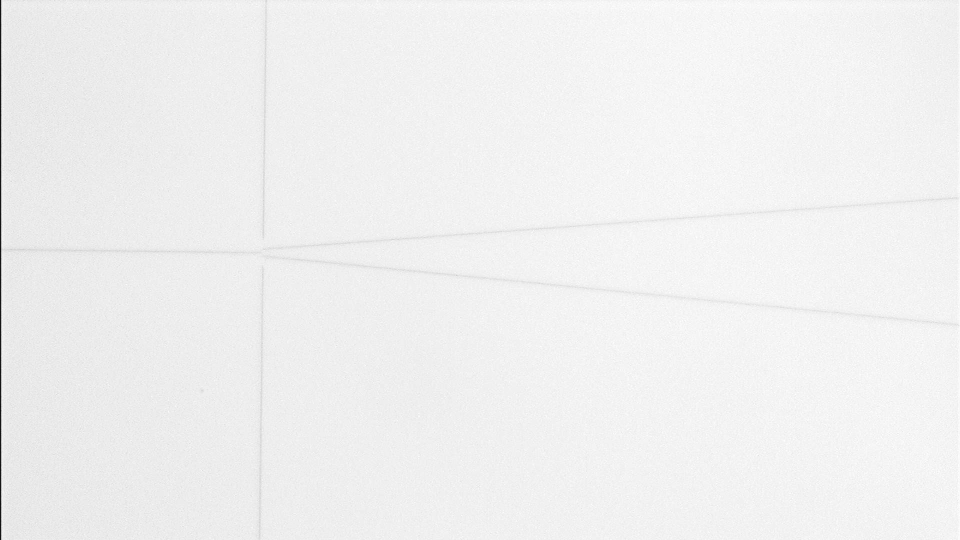
#> input picture data/opencv_frame_5.png, 1920 x 1080 px (shown at 1/2 size); the run also reads 1 picture not shown here
$ python TEST.py
#> lines starting #> are read from the running program, lines starting #| are printed output that depends on the picture; after the words box and inside, x2 and y2 are one past the last pixel; in counts of white or black regions, pixels touching at a corner belong together
### fit.py
import cv2.cv2 as cv
import numpy as np
import scipy as sp
import matplotlib.pyplot as plt
from scipy.optimize import curve_fit
from astropy.modeling import models, fitting
import time
from imageprocess import *
from collections import deque

# 解决中文显示问题
plt.rcParams['font.sans-serif'] = ['SimHei']
plt.rcParams['axes.unicode_minus'] = False
POINT = 25
# img0 = cv.imread('data/final_new_5m5_1.png', 0)
img0 = cv.imread('data/opencv_frame_5.png', 0)
#> img0 is the input picture: shape (1080, 1920); min 0, max 255, mean 239.7
img0 = img0[0:480, 1:640]
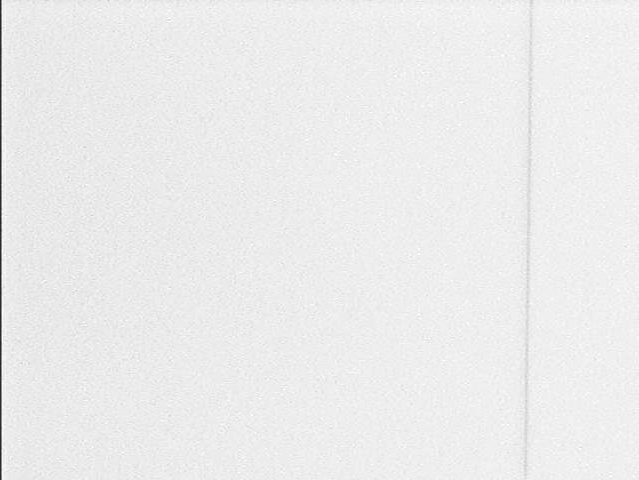
#> img0: shape (480, 639); min 31, max 255, mean 235.9
# cv.imshow("OORR", img0)

a = img0[0]
#> a = 639 values, max 248 at index 342, min 38 at index 0, mean 232.4
b = img0[:, 0]
#> b = 480 values, max 54 at index 337, min 31 at index 230, mean 41.88
v = np.argmin(a)  # v = 311
#> v = 0
v0 = np.argmin(b)  # v0 = 279
#> v0 = 230
imgT = np.transpose(img0)
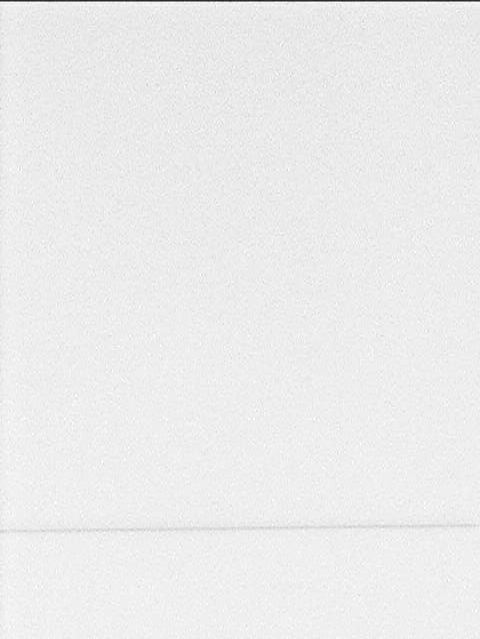
#> imgT: shape (639, 480); min 31, max 255, mean 235.9
# cv.imshow("transpose", imgT)
num1 = deque()
num2 = deque()

T1 = 40
T2 = 40


# [196 lines left out: functions fit_gaosi, fit_gaosi2, fit_arctan, fit_arctan2, fit_poly, fit_poly2, not called in this run]


def fit_line(src, space):
    # xl = np.linspace(0, 99, point)
    xl = space
    yl = src
    poptl, pcovl = curve_fit(line_fit, xl, yl)
    return poptl[0], poptl[1], poptl


# [220 lines left out: functions gray_weight_new, gray_weight_wide, gray_weight_wide2, gray_weight, gray_weight2, gray_weight_wide_inter and 4 more, not called in this run]


sum1 = 0
sum2 = 0
sum3 = 0
# [77 lines of commented-out code are left out]

### erode_demo.py
import cv2.cv2 as cv
import numpy as np
import math
from skimage import morphology, draw
import matplotlib.pyplot as plt


def read_img_from_path(img_path):
    original = cv.imread(img_path, 0)
    img = original[0:1080, 3:1919]
    frame = cv.medianBlur(img, 3)
    frame = cv.GaussianBlur(frame, (3, 3), 0)
    frame = cv.bitwise_not(src=frame)
    return frame


# retval, threshold_img = cv.threshold(frame, 45, 255, cv.THRESH_BINARY+cv.THRESH_OTSU)


def stretch_gray(frame, index=2):
    e_img = np.zeros((frame.shape[0], frame.shape[1], 1), dtype=np.uint16)
    for i in range(e_img.shape[0]):
        for j in range(e_img.shape[1]):
            e_img[i, j] = math.pow(frame[i, j], index)
    cv.normalize(e_img, e_img, 0, 255, cv.NORM_MINMAX)
    gamma_img1 = cv.convertScaleAbs(e_img)
    # plt.hist(gamma_img1.ravel(), 256, [0, 256])
    # plt.title("Gray Value Hist1")
    # plt.show()
    return gamma_img1


# retval, threshold_img = cv.threshold(gamma_img1, 35, 255, cv.THRESH_BINARY)


def edge_by_dilated(threshold_frame):
    kernel = cv.getStructuringElement(cv.MORPH_RECT, (3, 3))
    # eroded = cv.erode(threshold_img, kernel)
    dilated = cv.dilate(threshold_frame, kernel)

    # res = cv.subtract(threshold_img, eroded)
    absdiff_img = cv.absdiff(dilated, threshold_frame)
    return absdiff_img


def find_mid_line(threshold_image, p0, p1, p2, p3):
    threshold_image[threshold_image == 255] = 1
    skeleton0 = morphology.skeletonize(threshold_image)
    skeleton = skeleton0.astype(np.uint8) * 255
    h1 = []
    h2 = []
    sum1 = 0
    sum2 = 0
    # h = skeleton.shape[0]
    # w = skeleton.shape[1]
    for i in range(p0, p1):
        for j in range(p2, p3):
            sum1 = sum1 + skeleton[j, i]
        h1.append(sum1)
        sum1 = 0
    # [5 lines of commented-out code are left out]
    for i in range(p2, p3):
        for j in range(p0, p1):
            sum2 = sum2 + skeleton[i, j]
        h2.append(sum2)
        sum2 = 0
    # [5 lines of commented-out code are left out]
    i1 = h1.index(max(h1)) + 300
    i2 = h2.index(max(h2)) + 40
    return i1, i2


# retval, threshold_img = cv.threshold(absdiff_img, 45, 255, cv.THRESH_BINARY)
# retval, threshold_img = cv.threshold(res, 40, 255, cv.THRESH_BINARY)
# [52 lines left out: function find_end_point, not called in this run]
                # [4 lines of commented-out code are left out]


# [15 lines that do not run on import are left out]

### testfile/edgetest.py
import numpy as np
import cv2 as cv
import matplotlib.pyplot as plt

# 1.读入图片
# img = cv.imread('../opencv_frame_4_7.png', 0)
# img = img[0:1080, 3:1919]
# # cv.imshow("0", img)
# img = cv.medianBlur(img, 3)
# # cv.imshow("i", img)
#
# # gray_img = cv.cvtColor(img, cv.COLOR_BGR2GRAY)
# frame = cv.bitwise_not(src=img)
# # cv.imshow("gray", gray_img)
#
# # 2.canny边缘检测
# canny = cv.Canny(frame, 50, 110)
# cv.imshow("canny", canny)


def find_zone(edge, h_x, v_y):
    h1 = []
    h2 = []
    sum1 = 0
    sum2 = 0
    h = edge.shape[0]
    w = edge.shape[1]
    for i in range(0, w):
        for j in range(0, h):
            sum1 = sum1 + edge[j, i]
        h1.append(sum1)
        sum1 = 0
    # hang
    for i in range(0, h):
        for j in range(0, w):
            sum2 = sum2 + edge[i, j]
        h2.append(sum2)
        sum2 = 0
    # print(h1)
    i1 = h1.index(max(h1[0: h_x]))
    i1s = h1.index(max(h1[h_x: w]))

    i2 = h2.index(max(h2[0: v_y]))
    i2s = h2.index(max(h2[v_y: h]))

    print(i1, i1s, i2, i2s)
    # [16 lines of commented-out code are left out]
    length1 = int(round((abs(i1s - i1) + 1)/2, 0))
    length2 = int(round((abs(i2s - i2) + 1)/2, 0))
    print(length2)
    start1 = min(i1, i1s) - 1*length1
    end1 = max(i1, i1s) + 1*length1
    start2 = min(i2, i2s) - 1*length2
    end2 = max(i2, i2s) + 1*length2
    print(start1, end1, start2, end2)
    return start1, end1, start2, end2


# a, b, c, d = find_zone(canny)
# print(a, b, c, d)


def find_t(f, start, end, index):
    frame0 = f[0:300, start:end+1]
    plt.figure()
    plt.hist(frame0.flatten(), bins=256)
    plt.xlim(0, 256)
    plt.xlabel("gray value")
    plt.ylabel("number of pixels")
    plt.title("Gray Value Hist")
    plt.text(200, 175, "index = "+str(index))
    plt.show()
    # [8 lines of commented-out code are left out]

global res


def gray_weight_latest(image, i, start, end):
    # [7 lines of commented-out code are left out]
    src = image[i][start: end]
    # [4 lines of commented-out code are left out]
    weight = 0
    t = 0
    for k in range(0, len(src)):
        weight = weight + k * src[k]**2
        t = t + src[k]**2
        if t == 0:
            # print("t==0")
            continue
    try:
        res = start + weight / t
    except ZeroDivisionError:
        print("error: ZeroDivisionError t==0")
    # print("灰度重心法，第" + str(i) + "次： " + str(res))
    return res


# [9 lines left out: function prewitt, not called in this run]

# [7 lines of commented-out code are left out]

### testfile/ite_weight_fit.py
import numpy as np
from numpy.linalg import *
import matplotlib.pyplot as plt
from sklearn.metrics import mean_squared_error


def iter_weight_fit(x_ls, y_ls, vweights):
    # weight = 1
    x1 = 0
    x2 = 0
    x3 = 0
    y1 = 0
    y2 = 0
    for i in range(0, len(x_ls)):
        weight = vweights[i]
        x = x_ls[i]
        y = y_ls[i]
        x1 = x1 + weight * x ** 2
        x2 = x2 + weight * x
        x3 = x3 + weight
        y1 = y1 + weight * x * y
        y2 = y2 + weight * y
    G = np.zeros((2, 2))
    G[0, 0] = x1
    G[0, 1] = x2
    G[1, 0] = x2
    G[1, 1] = x3
    l = np.zeros((2, 1))
    l[0, 0] = y1
    l[1, 0] = y2
    # [4 lines of commented-out code are left out]
    res = solve(G, l)
    k = res[0, 0]
    b = res[1, 0]
    return k, b


def ite_fit(x_num, y_num, max_ite):
    vWeights = [1 for _ in range(len(x_num))]
    k, b = iter_weight_fit(x_num, y_num, vWeights)
    predict00 = []
    for i in range(0, len(x_num)):
        predict00.append(k * x_num[i] + b)
    print("ko, bo ", k, b)
    mse0 = mean_squared_error(y_num, predict00)
    print("mse weight = 1: ", mse0)
    # plt.plot(x_num, y_num, 'o')
    # plt.plot(x_num, predict00, color='green')
    # plt.show()
    for ite in range(0, max_ite):
        dist = []
        for i in range(0, len(x_num)):
            dist.append(abs(k * x_num[i] + b - y_num[i]))
        vi_copy = dist.copy()
        vi_copy.sort()
        sigma = vi_copy[int(len(vi_copy) / 2)] / 0.675
        sigma = sigma * 1
        vWeights.clear()
        for j in range(0, len(dist)):
            if dist[j] <= sigma:
                rate = dist[j] / sigma
                weight = pow(1 - rate ** 2, 2)
            else:
                weight = 0
            vWeights.append(weight)
        k, b = iter_weight_fit(x_num, y_num, vWeights)
        print("k ,b", k, b)
        predict001 = []
        for i in range(0, len(x_num)):
            predict001.append(k * x_num[i] + b)
        mse1 = mean_squared_error(y_num, predict001)
        print("mse, ite = ", ite + 1, ": ", mse1)
        # plt.plot(x_num, y_num, 'o')
    #     plt.plot(x_num, predict001)
    # plt.show()
    res_k = k
    res_b = b
    return k, b


# [6 lines that do not run on import are left out]

### imageprocess.py
import cv2.cv2 as cv
import numpy as np
import scipy as sp
import matplotlib.pyplot as plt
from scipy.optimize import curve_fit
from astropy.modeling import models, fitting

# 解决中文显示问题
plt.rcParams['font.sans-serif'] = ['SimHei']
plt.rcParams['axes.unicode_minus'] = False
POINT = 25


# guss fit
def guss_fit(x, a, sigma, miu):
    return a * np.exp(-((x - miu) ** 2) / (2 * sigma ** 2))


# arctanx fit ｙ＝Ａａｒｃｔａｎ（ωｘ＋φ）＋ｍ
# [14 lines left out: functions arctanx_fit, poly_fit, not called in this run]


# 2 poly fit
# f(x) = a*x**2+b*x+c
def poly_fit_2(x, a, b, c):
    # x = - b/(2*a)
    return a * x**2 + b*x + c


# tanh(x) fit
# f(x) = A*tanh(w*x+f)+l
# [5 lines left out: function tanh, not called in this run]


# cosh(x) fit
#  f(x) = A*cosh(w*x+f) + m
def cosh_fit(x, a, w, f, m):
    # x = -w/f
    return a * np.cosh(w * x + f) + m


# sigmoid fit
# f(x) = a/(1+exp(-(x-b)/c)) + d
# [4 lines left out: function sigmoid, not called in this run]


# line fit
# f(x) = a * x + b
def line_fit(x, a, b):

    return a * x + b

### TEST.py
import math
from collections import deque

import cv2.cv2 as cv
import matplotlib.pyplot as plt
import numpy as np
from sklearn.metrics import mean_squared_error
# from time_analyze import three_sigma_s as tss
from testfile.fit_fuc import *
from fit import *
from testfile import edgetest
from testfile.edgetest import *
from testfile.ite_weight_fit import iter_weight_fit, ite_fit
from erode_demo import *

ks = np.load('npdata/k.npy')
#> (reads npdata/k.npy from the repository)
k_x = ks[0][0]
k_y = ks[0][1]
theta = ks[0][2]
p = ks[0][3]
h0 = ks[0][4]
v_0 = ks[0][5]

num1 = []
num2 = []
num3 = []
num4 = []

x_num1 = []
x_num2 = []
x_num3 = []
x_num4 = []
# [77 lines of commented-out code are left out]
img_path = 'opencv_frame_4_9.png'
# read a image from filepath
frame0 = read_img_from_path(img_path)
#> in read_img_from_path, `frame = cv.bitwise_not(src=frame)`:
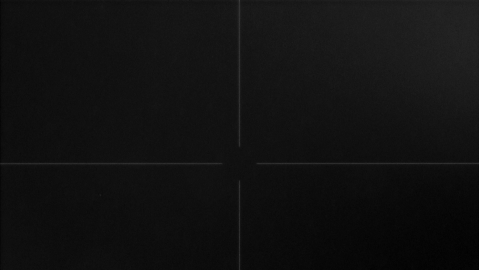
#> frame: shape (1080, 1916) (shown at 1/4 size); min 0, max 84, mean 17.1
# plt.hist(frame0.flatten(), bins=256)
# plt.show()
# find_t(frame0, 953, 961, 1)
# enlarge the high gray_value
frame1 = stretch_gray(frame0, 2)
find_t(frame1, 953, 961, 2)
#> in find_t, `plt.show()`:
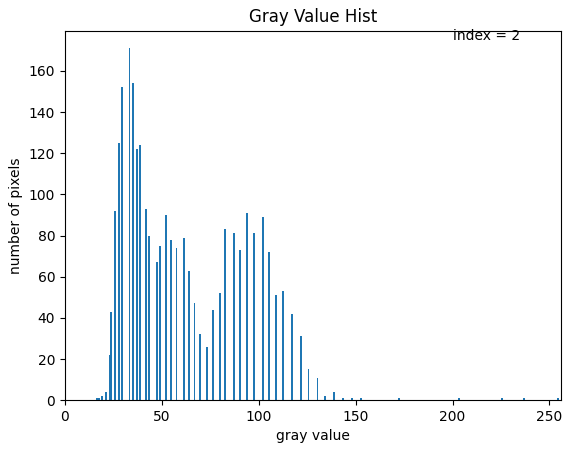
#> figure drawn by matplotlib, 1 panel; tallest bar 171 high, from x = 32.8 to 33.74

# [14 lines of commented-out code are left out]
ret, threshold_img = cv.threshold(frame0, 40, 255, cv.THRESH_BINARY)
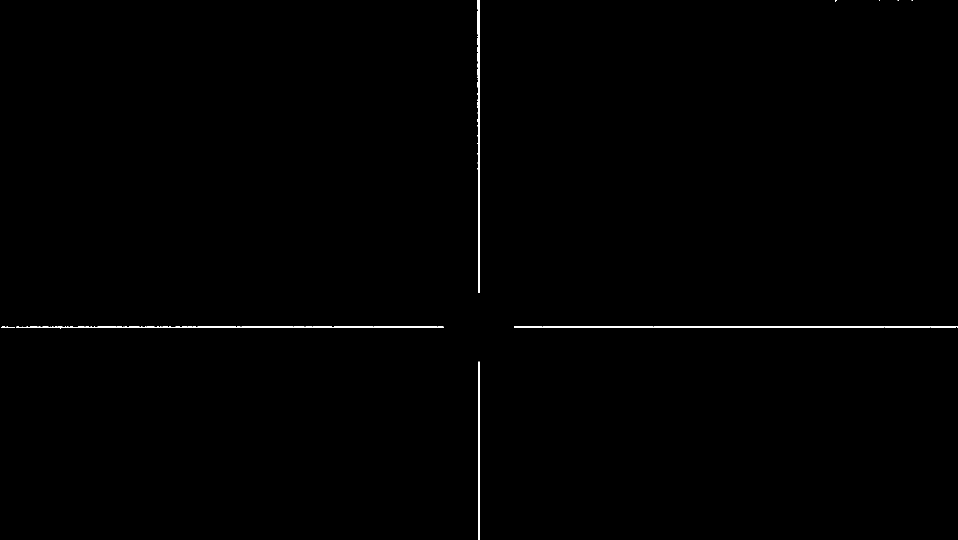
#> threshold_img: shape (1080, 1916) (shown at 1/2 size); 0.37% white; 9 white regions (4 under 20 px), largest, box (x1, y1, x2, y2) and area: (1028, 652, 1916, 656) 2317, (32, 652, 888, 657) 2292, (955, 0, 960, 586) 2027, (956, 723, 960, 1080) 864, (2, 653, 30, 656) 60
threshold_img_copy = threshold_img.copy()
# find th mid line if the image
rec0 = 300
rec1 = 1400
rec2 = 40
rec3 = 1040
h1, v1 = find_mid_line(threshold_img_copy, rec0, rec1, rec2, rec3)
#> in find_mid_line, `skeleton0 = morphology.skeletonize(threshold_image)`:
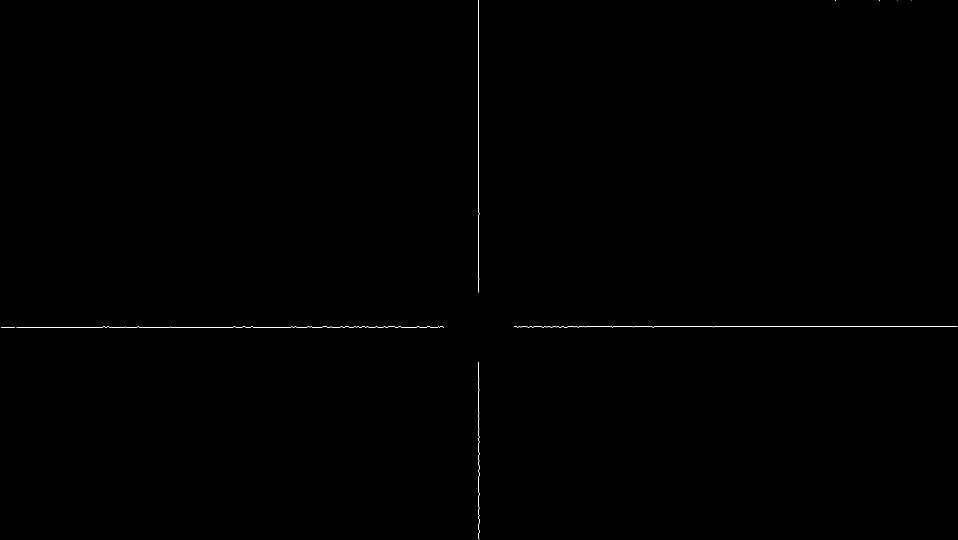
#> skeleton0: shape (1080, 1916) bool (shown at 1/2 size); 0.13% white in thin lines or dots
#> after the loop in find_mid_line, `for i in range(p0, p1):`: h1 = 1100 values, max 186660 at index 657, min 0 at index 588, mean 422.1
#> after the loop in find_mid_line, `for i in range(p2, p3):`: h2 = 1000 values, max 132090 at index 614, min 0 at index 545, mean 464.4
#> in find_mid_line, `i1 = h1.index(max(h1)) + 300`: i1 = 957
#> in find_mid_line, `i2 = h2.index(max(h2)) + 40`: i2 = 654
#> h1 = 957; v1 = 654
print("pixel: ", h1, v1)
#| pixel:  957 654
# dilate the image
# end1, end2 = find_end_point(threshold_img, h1, 1079)

abs_img = edge_by_dilated(threshold_img)
#> in edge_by_dilated, `absdiff_img = cv.absdiff(dilated, threshold_frame)`:
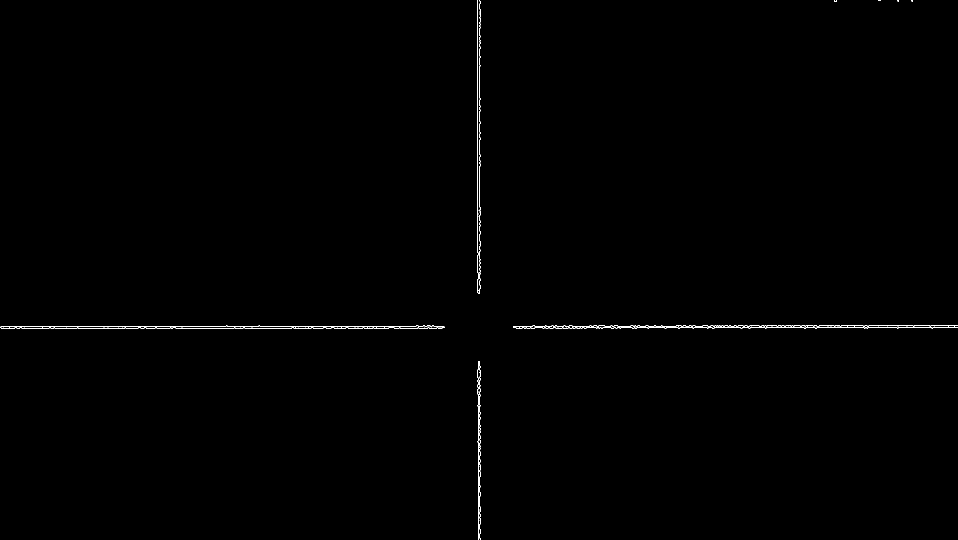
#> absdiff_img: shape (1080, 1916) (shown at 1/2 size); 0.29% white in thin lines or dots

a, b, c, d = find_zone(abs_img, h1, v1)
#> (the rest of the program and of its run is left out)
